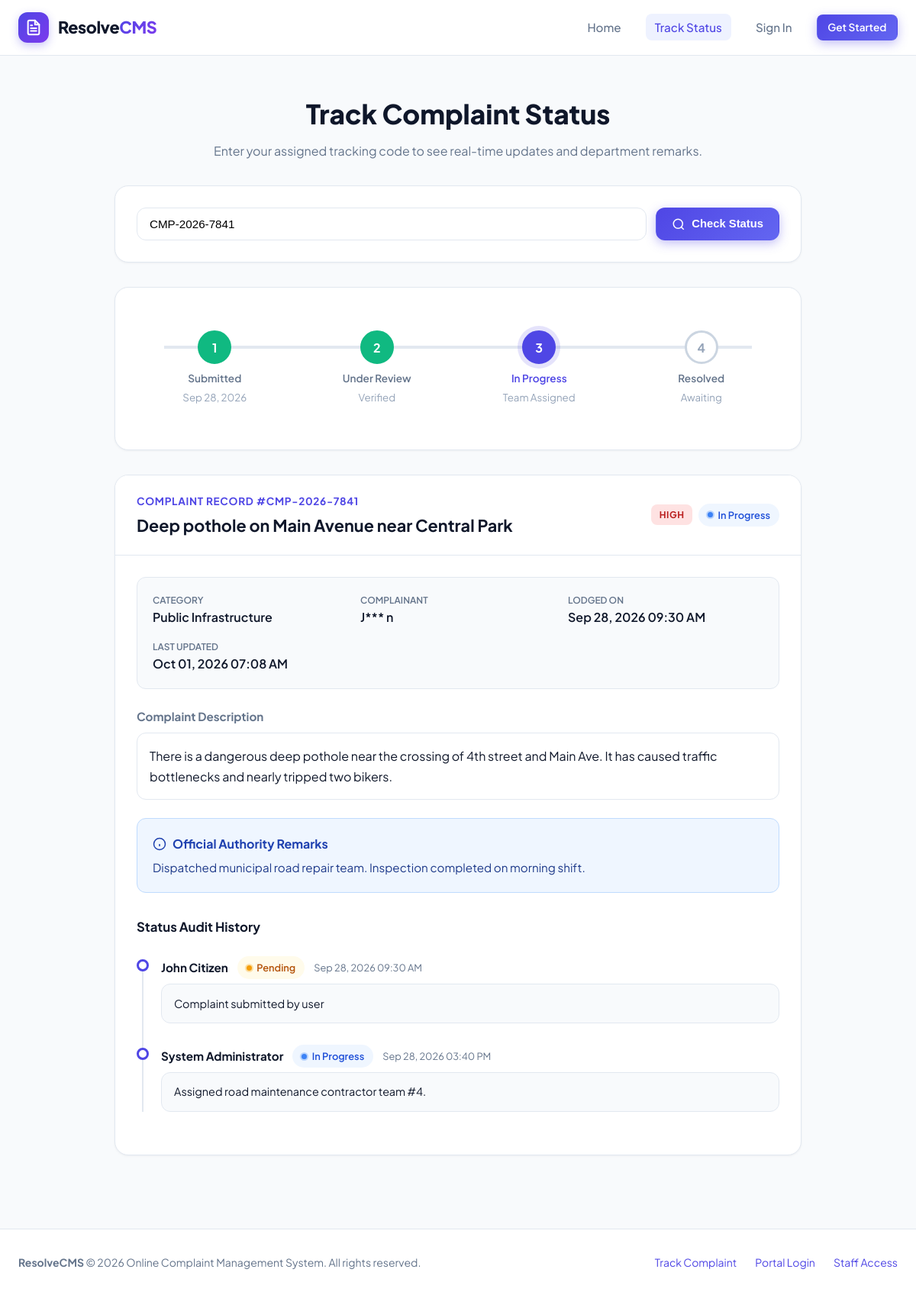
/track.php?tracking_code=CMP-2026-7841, run on the app's committed database.
### tables this page shows
CREATE TABLE `complaints` (
  `id` INT AUTO_INCREMENT PRIMARY KEY,
  `tracking_code` VARCHAR(30) NOT NULL UNIQUE,
  `user_id` INT NOT NULL,
  `category_id` INT DEFAULT NULL,
  `title` VARCHAR(200) NOT NULL,
  `description` TEXT NOT NULL,
  `priority` ENUM('Low', 'Medium', 'High', 'Urgent') DEFAULT 'Medium',
  `status` ENUM('Pending', 'In Progress', 'Resolved', 'Rejected') DEFAULT 'Pending',
  `attachment_path` VARCHAR(255) DEFAULT NULL,
  `attachment_name` VARCHAR(255) DEFAULT NULL,
  `admin_remarks` TEXT DEFAULT NULL,
  `created_at` TIMESTAMP DEFAULT CURRENT_TIMESTAMP,
  `updated_at` TIMESTAMP DEFAULT CURRENT_TIMESTAMP ON UPDATE CURRENT_TIMESTAMP,
  CONSTRAINT `fk_complaint_user` FOREIGN KEY (`user_id`) REFERENCES `users` (`id`) ON DELETE CASCADE,
  CONSTRAINT `fk_complaint_category` FOREIGN KEY (`category_id`) REFERENCES `categories` (`id`) ON DELETE SET NULL
);

CREATE TABLE `categories` (
  `id` INT AUTO_INCREMENT PRIMARY KEY,
  `name` VARCHAR(100) NOT NULL,
  `description` VARCHAR(255) DEFAULT NULL,
  `created_at` TIMESTAMP DEFAULT CURRENT_TIMESTAMP
);

CREATE TABLE `users` (
  `id` INT AUTO_INCREMENT PRIMARY KEY,
  `name` VARCHAR(100) NOT NULL,
  `email` VARCHAR(150) NOT NULL UNIQUE,
  `password` VARCHAR(255) NOT NULL,
  `phone` VARCHAR(20) DEFAULT NULL,
  `address` TEXT DEFAULT NULL,
  `role` ENUM('user', 'admin') DEFAULT 'user',
  `created_at` TIMESTAMP DEFAULT CURRENT_TIMESTAMP
);

CREATE TABLE `complaint_logs` (
  `id` INT AUTO_INCREMENT PRIMARY KEY,
  `complaint_id` INT NOT NULL,
  `action_by` INT NOT NULL,
  `old_status` VARCHAR(50) DEFAULT NULL,
  `new_status` VARCHAR(50) NOT NULL,
  `remark` TEXT DEFAULT NULL,
  `created_at` TIMESTAMP DEFAULT CURRENT_TIMESTAMP,
  CONSTRAINT `fk_log_complaint` FOREIGN KEY (`complaint_id`) REFERENCES `complaints` (`id`) ON DELETE CASCADE,
  CONSTRAINT `fk_log_user` FOREIGN KEY (`action_by`) REFERENCES `users` (`id`) ON DELETE CASCADE
);

### includes/auth.php (called while the page is built, shortened)
<?php
require_once __DIR__ . '/../config/db.php';
function isLoggedIn() {
    return isset($_SESSION['user_id']) && !empty($_SESSION['user_id']);
}
function currentUser() {
    if (!isLoggedIn()) {
        return null;
    }
    return [
        'id'    => $_SESSION['user_id'],
        'name'  => $_SESSION['user_name'] ?? 'User',
        'email' => $_SESSION['user_email'] ?? '',
        'role'  => $_SESSION['user_role'] ?? 'user'
    ];
}

### track.php (the view, shortened to what this page needs)
<?php
require_once __DIR__ . '/config/db.php';
require_once __DIR__ . '/includes/header.php';
$trackingCode = trim($_GET['tracking_code'] ?? '');
$complaint = null;
$logs = [];
if (!empty($trackingCode)) {
    try {
        $db = getDB();
        $stmt = $db->prepare("SELECT c.*, cat.name as category_name, u.name as user_name
            FROM complaints c
            LEFT JOIN categories cat ON c.category_id = cat.id
            LEFT JOIN users u ON c.user_id = u.id
            WHERE c.tracking_code = ? LIMIT 1");
        $stmt->execute([$trackingCode]);
        $complaint = $stmt->fetch();
        if ($complaint) {
            $logStmt = $db->prepare("SELECT l.*, u.name as actor_name, u.role as actor_role
                FROM complaint_logs l
                LEFT JOIN users u ON l.action_by = u.id
                WHERE l.complaint_id = ?
                ORDER BY l.created_at ASC");
            $logStmt->execute([$complaint['id']]);
            $logs = $logStmt->fetchAll();
        } else {
            $errorMsg = "No complaint record found matching tracking code: " . htmlspecialchars($trackingCode);
        }
    } catch (Exception $e) {
        $errorMsg = "Unable to fetch tracking record: " . $e->getMessage();
    }
}
?>
<div style="max-width: 900px; margin: 1rem auto 3rem;">
    <div style="text-align: center; margin-bottom: 2rem;">
        <h1 style="font-size: 2.2rem; font-weight: 800; margin-bottom: 0.5rem;">Track Complaint Status</h1>
        <p style="color: var(--text-muted);">Enter your assigned tracking code to see real-time updates and department remarks.</p>
    </div>
    <div class="card" style="margin-bottom: 2rem;">
        <div class="card-body">
            <form action="<?= BASE_URL ?>track.php" method="GET" class="track-form">
                <input type="text" name="tracking_code" placeholder="e.g. CMP-2026-7841" value="<?= htmlspecialchars($trackingCode) ?>" required style="text-transform: uppercase;">
                <button type="submit" class="btn btn-primary">
                    <svg width="18" height="18" viewBox="0 0 24 24" fill="none" stroke="currentColor" stroke-width="2">
                        <circle cx="11" cy="11" r="8"></circle>
                        <line x1="21" y1="21" x2="16.65" y2="16.65"></line>
                    </svg>
                    Check Status
                </button>
            </form>
        </div>
    </div>
    <?php if ($complaint): ?>
        <?php
        $status = $complaint['status'];
        $step1 = 'completed';
        $step2 = ($status === 'In Progress' || $status === 'Resolved') ? 'completed' : (($status === 'Pending') ? 'active' : '');
        $step3 = ($status === 'In Progress') ? 'active' : (($status === 'Resolved') ? 'completed' : '');
        $step4 = ($status === 'Resolved') ? 'completed' : (($status === 'Rejected') ? 'rejected' : '');
        ?>
        <div class="card" style="padding: 1rem 1.5rem;">
            <div class="tracking-stepper">
                <div class="step-item <?= $step1 ?>">
                    <div class="step-circle">1</div>
                    <div class="step-title">Submitted</div>
                    <small style="color: var(--text-light);"><?= date('M d, Y', strtotime($complaint['created_at'])) ?></small>
                </div>
                <div class="step-item <?= $step2 ?>">
                    <div class="step-circle">2</div>
                    <div class="step-title">Under Review</div>
                    <small style="color: var(--text-light);"><?= ($status !== 'Pending') ? 'Verified' : 'In Queue' ?></small>
                </div>
                <div class="step-item <?= $step3 ?>">
                    <div class="step-circle">3</div>
                    <div class="step-title">In Progress</div>
                    <small style="color: var(--text-light);"><?= ($status === 'In Progress') ? 'Team Assigned' : ($status === 'Resolved' ? 'Completed' : 'Pending') ?></small>
                </div>
                <div class="step-item <?= $step4 ?>">
                    <div class="step-circle"><?= ($status === 'Rejected') ? '✕' : '4' ?></div>
                    <div class="step-title"><?= ($status === 'Rejected') ? 'Rejected' : 'Resolved' ?></div>
                    <small style="color: var(--text-light);"><?= ($status === 'Resolved' || $status === 'Rejected') ? date('M d, Y', strtotime($complaint['updated_at'])) : 'Awaiting' ?></small>
                </div>
            </div>
        </div>
        <div class="card">
            <div class="card-header">
                <div>
                    <span style="font-size: 0.85rem; font-weight: 700; color: var(--primary); letter-spacing: 0.05em; text-transform: uppercase;">
                        Complaint Record #<?= htmlspecialchars($complaint['tracking_code']) ?>
                    </span>
                    <h2 style="font-size: 1.35rem; font-weight: 700; margin-top: 0.25rem;">
                        <?= htmlspecialchars($complaint['title']) ?>
                    </h2>
                </div>
                <div style="display: flex; gap: 0.5rem; align-items: center;">
                    <?= getPriorityBadge($complaint['priority']) ?>
                    <?= getStatusBadge($complaint['status']) ?>
                </div>
            </div>
            <div class="card-body">
                <div style="display: grid; grid-template-columns: repeat(auto-fit, minmax(200px, 1fr)); gap: 1rem; margin-bottom: 1.5rem; background: #f8fafc; padding: 1.25rem; border-radius: var(--radius-md); border: 1px solid var(--border-subtle);">
                    <div>
                        <div style="font-size: 0.75rem; text-transform: uppercase; color: var(--text-muted); font-weight: 600;">Category</div>
                        <div style="font-weight: 600;"><?= htmlspecialchars($complaint['category_name'] ?? 'General') ?></div>
                    </div>
                    <div>
                        <div style="font-size: 0.75rem; text-transform: uppercase; color: var(--text-muted); font-weight: 600;">Complainant</div>
                        <div style="font-weight: 600;">
                            <?php
                            if (isLoggedIn()) {
                                echo htmlspecialchars($complaint['user_name']);
                            } else {
                                $n = $complaint['user_name'];
                                echo htmlspecialchars(substr($n, 0, 1) . '*** ' . substr($n, -1));
                            }
                            ?>
                        </div>
                    </div>
                    <div>
                        <div style="font-size: 0.75rem; text-transform: uppercase; color: var(--text-muted); font-weight: 600;">Lodged On</div>
                        <div style="font-weight: 600;"><?= formatDatetime($complaint['created_at']) ?></div>
                    </div>
                    <div>
                        <div style="font-size: 0.75rem; text-transform: uppercase; color: var(--text-muted); font-weight: 600;">Last Updated</div>
                        <div style="font-weight: 600;"><?= formatDatetime($complaint['updated_at']) ?></div>
                    </div>
                </div>
                <div style="margin-bottom: 1.5rem;">
                    <h4 style="font-size: 0.95rem; font-weight: 700; color: var(--text-muted); margin-bottom: 0.5rem;">Complaint Description</h4>
                    <div style="line-height: 1.7; background: #fff; border: 1px solid var(--border-subtle); padding: 1rem; border-radius: var(--radius-md);">
                        <?= nl2br(htmlspecialchars($complaint['description'])) ?>
                    </div>
                </div>
                <?php if (!empty($complaint['admin_remarks'])): ?>
                    <div style="margin-bottom: 1.5rem; background: #eff6ff; border: 1.5px solid #bfdbfe; border-radius: var(--radius-md); padding: 1.25rem;">
                        <div style="display: flex; align-items: center; gap: 0.5rem; color: #1e40af; font-weight: 700; margin-bottom: 0.4rem;">
                            <svg width="18" height="18" viewBox="0 0 24 24" fill="none" stroke="currentColor" stroke-width="2">
                                <circle cx="12" cy="12" r="10"></circle>
                                <line x1="12" y1="16" x2="12" y2="12"></line>
                                <line x1="12" y1="8" x2="12.01" y2="8"></line>
                            </svg>
                            Official Authority Remarks
                        </div>
                        <div style="color: #1e3a8a; font-size: 0.95rem; line-height: 1.6;">
                            <?= nl2br(htmlspecialchars($complaint['admin_remarks'])) ?>
                        </div>
                    </div>
                <?php endif; ?>
                <?php if (!empty($logs)): ?>
                    <div style="margin-top: 2rem;">
                        <h4 style="font-size: 1.05rem; font-weight: 700; margin-bottom: 0.75rem;">Status Audit History</h4>
                        <div class="timeline">
                            <?php foreach ($logs as $log): ?>
                                <div class="timeline-item">
                                    <div class="timeline-dot"></div>
                                    <div class="timeline-header">
                                        <span class="timeline-actor"><?= htmlspecialchars($log['actor_name']) ?></span>
                                        <?= getStatusBadge($log['new_status']) ?>
                                        <span class="timeline-time"><?= formatDatetime($log['created_at']) ?></span>
                                    </div>
                                    <?php if (!empty($log['remark'])): ?>
                                        <div class="timeline-body">
                                            <?= nl2br(htmlspecialchars($log['remark'])) ?>
                                        </div>
                                    <?php endif; ?>
                                </div>
                            <?php endforeach; ?>
                        </div>
                    </div>
                <?php endif; ?>
            </div>
        </div>
    <?php endif; ?>
</div>
<?php require_once __DIR__ . '/includes/footer.php'; ?>

### includes/header.php (shortened to what this page needs)
<?php
require_once __DIR__ . '/../includes/auth.php';
?>
<!DOCTYPE html>
<html lang="en">
<head>
    <link rel="stylesheet" href="<?= BASE_URL ?>assets/css/style.css">
</head>
<body>
<?php require_once __DIR__ . '/navbar.php'; ?>
<main class="main-content">
    <div class="container">

### includes/navbar.php (shortened to what this page needs)
<?php
$user = currentUser();
$currentPage = basename($_SERVER['PHP_SELF']);
?>
<nav class="navbar">
    <div class="container nav-container">
        <a href="<?= BASE_URL ?>" class="brand">
            <div class="brand-icon">
            </div>
            <span>Resolve<span class="highlight">CMS</span></span>
        </a>
        <ul class="nav-links" id="navLinks">
            <li><a href="<?= BASE_URL ?>" class="nav-link <?= ($currentPage === 'index.php') ? 'active' : '' ?>">Home</a></li>
            <li><a href="<?= BASE_URL ?>track.php" class="nav-link <?= ($currentPage === 'track.php') ? 'active' : '' ?>">Track Status</a></li>
            <?php if (!$user): ?>
                <li><a href="<?= BASE_URL ?>login.php" class="nav-link <?= ($currentPage === 'login.php') ? 'active' : '' ?>">Sign In</a></li>
                <li><a href="<?= BASE_URL ?>register.php" class="btn btn-primary btn-sm">Get Started</a></li>
            <?php endif; ?>
        </ul>
    </div>
</nav>

### config/db.php (shortened to what this page needs)
<?php
function getStatusBadge($status) {
    $map = [
        'Pending'     => ['class' => 'badge-pending', 'label' => 'Pending', 'dot' => 'dot-amber'],
        'In Progress' => ['class' => 'badge-progress', 'label' => 'In Progress', 'dot' => 'dot-blue'],
        'Resolved'    => ['class' => 'badge-resolved', 'label' => 'Resolved', 'dot' => 'dot-emerald'],
        'Rejected'    => ['class' => 'badge-rejected', 'label' => 'Rejected', 'dot' => 'dot-rose'],
    ];
    $info = $map[$status] ?? ['class' => 'badge-neutral', 'label' => $status, 'dot' => 'dot-slate'];
    return '<span class="status-badge ' . $info['class'] . '"><span class="badge-dot ' . $info['dot'] . '"></span>' . htmlspecialchars($info['label']) . '</span>';
}
function getPriorityBadge($priority) {
    $map = [
        'Low'    => 'priority-low',
        'Medium' => 'priority-medium',
        'High'   => 'priority-high',
        'Urgent' => 'priority-urgent',
    ];
    $cls = $map[$priority] ?? 'priority-medium';
    return '<span class="priority-badge ' . $cls . '">' . htmlspecialchars($priority) . '</span>';
}
function formatDatetime($timestamp) {
    return date('M d, Y h:i A', strtotime($timestamp));
}

### includes/footer.php (shortened to what this page needs)
    </div>
</main>
<footer class="footer">
    <div class="container footer-container">
        <div>
            <strong>ResolveCMS</strong> &copy; <?= date('Y') ?> Online Complaint Management System. All rights reserved.
        </div>
        <div style="display: flex; gap: 1.5rem;">
            <a href="<?= BASE_URL ?>track.php" class="text-muted">Track Complaint</a>
            <a href="<?= BASE_URL ?>login.php" class="text-muted">Portal Login</a>
            <a href="<?= BASE_URL ?>admin/dashboard.php" class="text-muted">Staff Access</a>
        </div>
    </div>
</footer>
</body>
</html>

### data on the page
complaints: created_at "Sep 28, 2026", tracking_code "CMP-2026-7841", title "Deep pothole on Main Avenue near Central Park", priority "HIGH", status "In Progress", category.name "Public Infrastructure", user.name "J*** n", created_at "Sep 28, 2026 09:30 AM", updated_at "Oct 01, 2026 07:08 AM", description "There is a dangerous deep pothole near the crossing of 4th street and Main Ave. It has caused traffic bottlenecks and nearly tripped two bikers.", admin_remarks "Dispatched municipal road repair team. Inspection completed on morning shift."
complaint_logs: action_by.name "John Citizen", new_status "Pending", created_at "Sep 28, 2026 09:30 AM", remark "Complaint submitted by user"
complaint_logs: action_by.name "System Administrator", new_status "In Progress", created_at "Sep 28, 2026 03:40 PM", remark "Assigned road maintenance contractor team #4."
